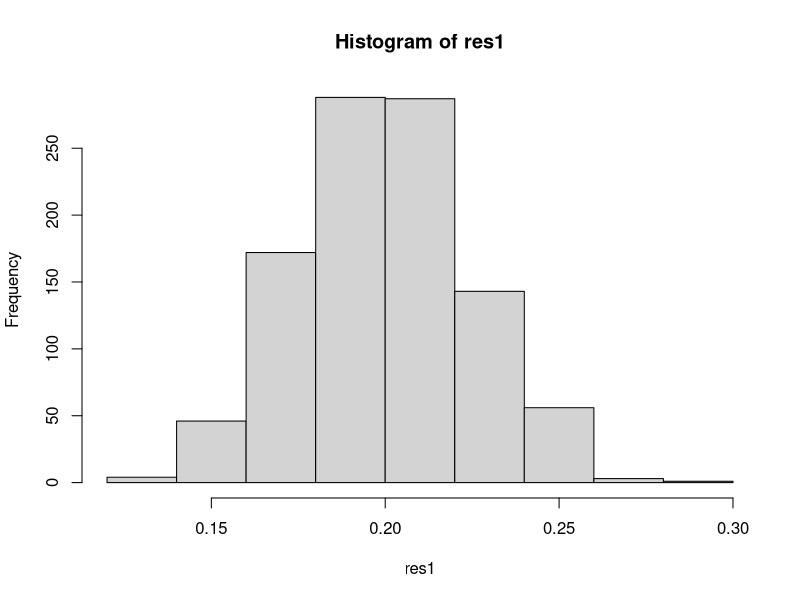
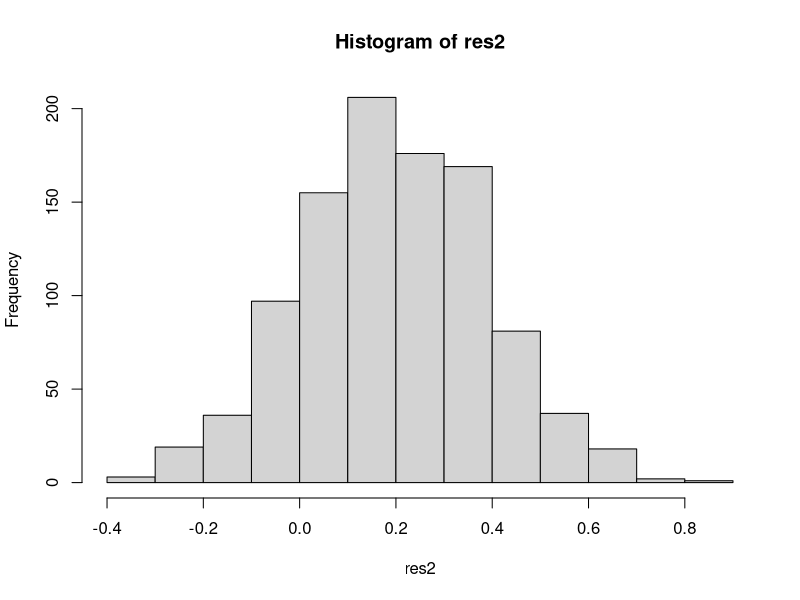

These figures' R source, in order:
## ---- chunk 1
# somma i numeri da 1 a 10
sum(1:10)
## ---- chunk 2
msg = "hello world"
print(msg)
print(msg)
print(msg)
print(msg)
print(msg)
## ---- chunk 3
n = 10
for(i in 1:n){
# quali operazioni
}
## ---- chunk 4
for(i in 1:5){
print(paste("hello word", i, sep = "_"))
}
## ---- chunk 5
for(i in 1:10){ 
  print(i)
}
## ---- chunk 6
vec=1:5

for(i in 1:length(vec)){ 
  
  print(vec[i])

  }
## ---- chunk 7
vec=1:5

for(i in vec){ 
  
  print(i)

}
## ---- chunk 8
x = 5

while (x < 15) { 
  print(x)
  x = x + 1 
}
## ---- chunk 9
repeat{
  lancia_dado = sample(1:6, 1)
  print(lancia_dado)
  if(lancia_dado == 6) break
}
## ---- chunk 10
i=1
repeat { 
  print(i)
  i=i+1 
  if(i > 3)break
  }
## ---- chunk 11
i=1
while (i < 4) { 
  print(i)
  i=i+1 
  }
## ---- chunk 12
somma = 0 # inizializziamo la somma a 0
x = 1:10 #vettore x 

for(i in 1:length(x)){ # per tutta la lunghezza di x = 1:10 
  somma = somma + x[i]
}
## ---- chunk 13
my_sum = function(x){
  somma = 0 # inizializziamo la somma a 0
  for(i in seq_along(x)){  # equivalente a 1:length(x)
    somma = somma + x[i]
  }
  return(somma)
}

x = rnorm(100)
my_sum(x)
sum(x)
## ---- chunk 14
mydf = read.csv(file = "data/mydf_2.csv") #carico il dataset 
str(mydf)

group_mean = .2 # effetto medio atteso
var_mean = .1   # rumore 
n_subj = max(mydf$id) #numero soggetti
## ---- chunk 15
set.seed(111) # x replicabilità della simulazione

niter = 1000 # numero di iterazioni
res1 = rep(NA, niter) # vettore di risultati
age_z = mydf$age_z

for(i in 1:niter) {
  
  # effetto
  b_mu = rnorm(n_subj, mean = group_mean, sd = var_mean)
  # Simulo un vettore y per ogni iterazione,
  # che avrà tanti elementi quanti soggetti
  y = 0 + b_mu * age_z
  # Modello lineare
  mod = lm(y ~ 1 + age_z)
  res1[i] = mod$coefficients[[2]] # Estraggo l'effetto dell'età
}
## ---- chunk 16
# effetto medio stimato
mean(res1)
# istogramma dei risultati
hist(res1)
## ---- chunk 17
var_mean = .8  
## ---- chunk 18
res2 = rep(NA, niter) # vettore di risultati

for(i in 1:niter) {
  
  # effetto
  b_mu = rnorm(n_subj, mean = group_mean, sd = var_mean)
  
  # Simulo un vettore y per ogni iterazione,
  # che avrà tanti elementi quanti soggetti
  y = 0 + b_mu * age_z 
  
  # Modello lineare
  mod = lm(y ~ 1 + age_z)
  res2[i] = mod$coefficients[[2]] # Estraggo l'effetto dell'età
}
## ---- chunk 19
# effetto medio stimato
mean(res2)
# istogramma dei risultati
hist(res2)
## ---- chunk 20
for(i in 1:3){ # livello 1
  for(j in 1:3){ # livello 2
      print(paste(i, j))
  }
}
## ---- chunk 21
# Definire parametri della ricerca
gruppi=c("Controllo", "Trattamento")  # Nomi dei gruppi
num_soggetti=10                      # Numero di soggetti per gruppo

# Creare una matrice per memorizzare i dati
res=data.frame(
  Gruppo = factor(),
  Soggetto = integer(),
  RT = numeric()
)
## ---- chunk 22
# Ciclo nested per simulare raccolta dati
set.seed(42)  # Per riproducibilità dei dati simulati

for (gruppo in gruppi) {
  
  for (soggetto in 1:num_soggetti) {
    
    # Simulare un tempo di reazione 
    RT=ifelse(gruppo == "Controllo", 
                             rlnorm(1, mean = .500, sd = .050),  
              # Media diversa per il gruppo Trattamento
                             rlnorm(1, mean = .450, sd = .050))
    
    # Aggiungere i dati al dataframe, aggiungendo una riga 
    res=rbind(res, 
        data.frame(Gruppo = gruppo, Soggetto = soggetto, RT = RT))
  }
}
## ---- chunk 23
str(res)
head(res)
mean(res$RT[res$Gruppo == "Controllo"])
mean(res$RT[res$Gruppo == "Trattamento"])
## ---- chunk 24
num_soggetti = 10
gruppo = character()
res2 =data.frame(Gruppo = character(num_soggetti), 
                  Partecipante = integer(num_soggetti), RT = numeric(num_soggetti))

for (i in 1:num_soggetti) {
  
    gruppo[i] = ifelse(i < 5, "Controllo","Trattamento")
    
    RT = ifelse(gruppo[i] == "Controllo", 
                rlnorm(1, .500, .050), rlnorm(1, .450, .050))
    
    res2$Gruppo[i] = gruppo[i] 
    
    res2$Partecipante[i] = i
    
    res2$RT[i] = RT                 
}
## ---- chunk 25
str(res2)
head(res2)
mean(res2$RT[res2$Gruppo == "Controllo"])
mean(res2$RT[res2$Gruppo == "Trattamento"])
